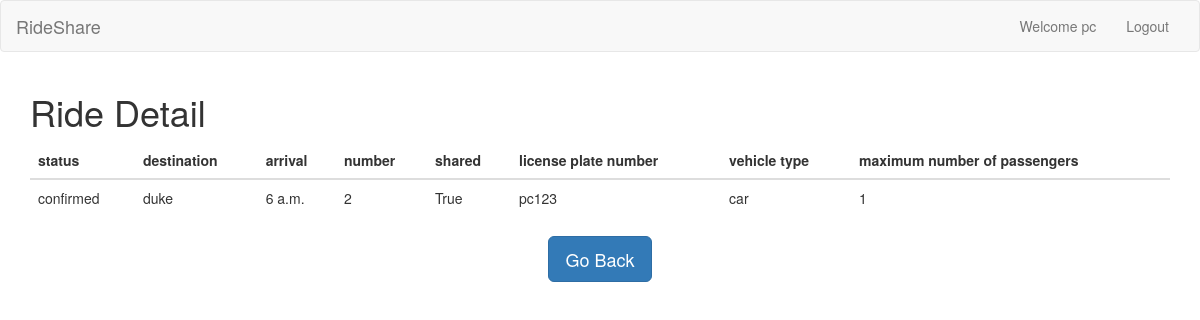
The page /detail/2 (signed in) on the database its author committed.
### rides/models.py (models this page shows)
class Ride(models.Model):
    ride_id = models.AutoField(primary_key=True,unique=True)
    status = models.CharField(max_length=100, default="open")
    destination = models.CharField(max_length=100)
    arrival = models.TimeField()
    number = models.IntegerField(default=0)
    shared = models.BooleanField(default=False)
    user = models.IntegerField()
    driver = models.IntegerField(default=0)
    sharer = models.IntegerField(default=0)
    email = models.CharField(max_length=100, default="xxx@163.com")

class Driver(models.Model):
    user = models.OneToOneField(User, primary_key=True, on_delete=models.CASCADE)
    plate = models.CharField(max_length=10)
    type = models.CharField(max_length=10)
    passengers = models.IntegerField(default=0)

### rides/views.py (the view)
# urls.py: path('detail/<int:ride_id>', detail, name='detail'),
def detail(request, ride_id):
    if not request.user.is_authenticated:
        return redirect('/accounts/login')
    ride = Ride.objects.get(pk=ride_id)
    driver = Driver.objects.get(user=ride.driver)
    return render(request, 'detail.html', {'ride': ride, 'driver':driver })

### templates/detail.html
{% extends 'base.html' %}
{% block content %}
<h1>Ride Detail</h1>
<table class="table">
  <thead>
    <tr>
      <th scope="col">status</th>
      <th scope="col">destination</th>
      <th scope="col">arrival</th>
      <th scope="col">number</th>
      <th scope="col">shared</th>
      <th scope="col">license plate number</th>
      <th scope="col">vehicle type</th>
      <th scope="col">maximum number of passengers</th>
    </tr>
  </thead>
  <tbody>
    <tr>
      <td>{{ride.status}}</td>
      <td>{{ride.destination}}</td>
      <td>{{ride.arrival}}</td>
      <td>{{ride.number}}</td>
      <td>{{ride.shared}}</td>
      <td>{{driver.plate}}</td>
      <td>{{driver.type}}</td>
      <td>{{driver.passengers}}</td>
    </tr>
  </tbody>
</table>
<div style="z-index: 1; position: relative; text-align: center;">
  <a href="/orders/" class="btn btn-lg btn-primary">Go Back</a>
</div>
{% endblock %}

### templates/base.html (shortened to what this page needs)
<!DOCTYPE html>
<html lang="en">
<head>
    <link rel="stylesheet" type="text/css" href="https://stackpath.bootstrapcdn.com/bootstrap/3.4.1/css/bootstrap.min.css">
</head>
<body>
<nav class = "navbar navbar-default">
    <div class = "container-fluid">
        <div class = "navbar-header">
            <a class = "navbar-brand" href = "/">RideShare</a>
        </div>
        <div class = "collapse navbar-collapse">
            <ul class = "nav navbar-nav navbar-right">
                {% if request.user.is_authenticated %}
                <li><a href = "#">Welcome {{request.user}}</a></li>
                {% endif %}
                {% if request.user.is_authenticated %}
                <li><a href = "/accounts/logout/">Logout</a></li>
                {% endif %}
            </ul>
        </div>
    </div>
</nav>
<div class = "container">
    {% block content %}
    {% endblock %}
</div>
</body>
</html>

### rows shown on the page
Ride: status "confirmed", destination "duke", arrival "6 a.m.", number "2", shared "True"
Driver: plate "pc123", type "car", passengers "1"

### other values the page prints
{{ request.user }} "pc"
